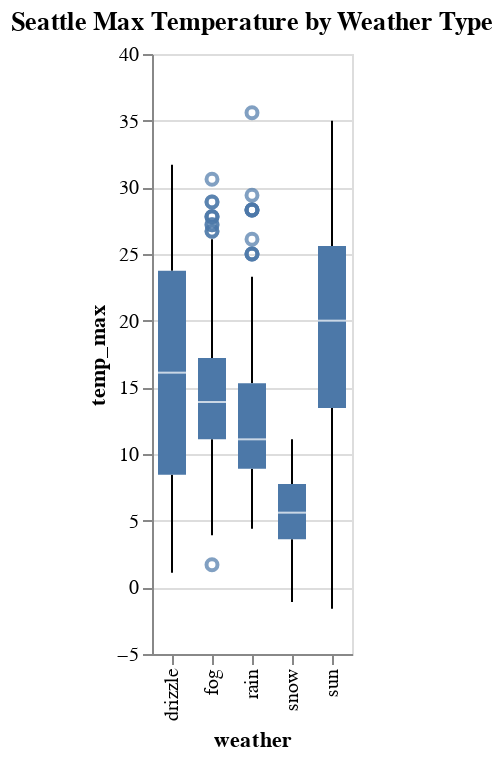

The code cell stored with this chart in its notebook:
### Markdown cell above
### Part 4 - Basic data analysis with Altair

We are going to use the same data but use Altair to create the data visualziation. 

##### Question 1 (5 points)

Recreate the figure in Part 3 Question 2 with Altair.

### Code cell
import altair as alt

alt.Chart(weather).mark_boxplot().encode(
    alt.X("weather:N"),
    alt.Y("temp_max:Q").scale(zero=False)
).properties(
    title = 'Seattle Max Temperature by Weather Type'
)

### Figure 1 — Vega-Lite specification as saved in the notebook (floating-point values rounded to 4 significant figures; data arrays with more than 128 entries replaced by an {"elided": "..."} marker saying what was removed)
{"config": {"view": {"continuousWidth": 300, "continuousHeight": 300}}, "data": {"name": "data-830c39fec90146253fb06a06c26374ef"}, "mark": {"type": "boxplot"}, "encoding": {"x": {"field": "weather", "type": "nominal"}, "y": {"field": "temp_max", "scale": {"zero": false}, "type": "quantitative"}}, "title": "Seattle Max Temperature by Weather Type", "$schema": "https://vega.github.io/schema/vega-lite/v5.16.3.json", "datasets": {"data-830c39fec90146253fb06a06c26374ef": {"elided": "1461 records"}}}
